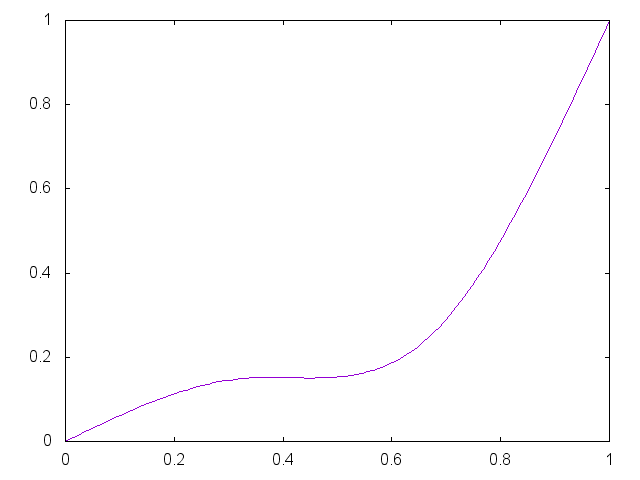

gnuplot code for this plot:
set term png

set output "generate/static/generate/csplines-0.15-0.25.png"
plot '-' smooth csplines notitle
0 0
0.33 0.15
0.67 0.25 
1 1
e

reset;
